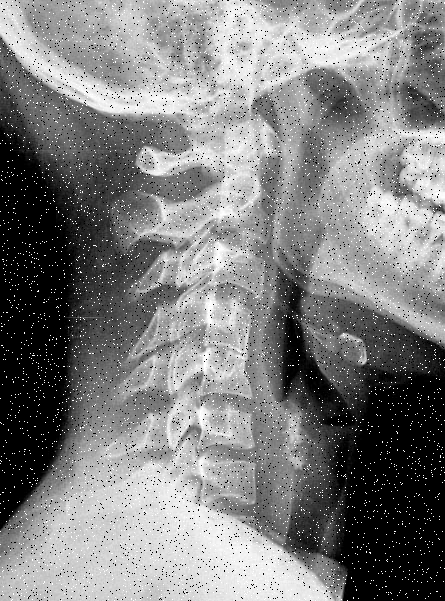
#> input picture P&E11/noisy_radiography.png, 445 x 601 px
$ python Ex11.py
#> lines starting #> are read from the running program, lines starting #| are printed output that depends on the picture; after the words box and inside, x2 and y2 are one past the last pixel; in counts of white or black regions, pixels touching at a corner belong together
import cv2
import numpy as np

initial_image = cv2.imread('noisy_radiography.png', 0)
#> initial_image is the input picture: shape (601, 445); min 0, max 255, mean 127.6
m, n = initial_image.shape
#> m = 601; n = 445
filtered_image = np.zeros([m, n])

# Loop 'for' to change pixels in the first row

cte_row = 0
for column2 in range(0, n - 1):
    if column2 == 0:
        original_matrix2 = [initial_image[cte_row + 1, column2], initial_image[cte_row + 1, column2 + 1], initial_image[cte_row, column2 + 1], initial_image[cte_row, column2]]
        minimum2 = min(original_matrix2)
        filtered_image[cte_row, column2] = minimum2

    elif column2 == n - 1:
        original_matrix3 = [initial_image[cte_row , column2 - 1], initial_image[cte_row, column2], initial_image[cte_row + 1, column2 - 1], initial_image[cte_row + 1, column2]]
        minimum3 = min(original_matrix3)
        filtered_image[cte_row, column2] = minimum3

    else:
        original_matrix4 = [initial_image[cte_row, column2 - 1], initial_image[cte_row, column2], initial_image[cte_row, column2 + 1], initial_image[cte_row + 1, column2 - 1], initial_image[cte_row + 1, column2], initial_image[cte_row + 1, column2 + 1]]
        minimum4 = min(original_matrix4)
        filtered_image[cte_row, column2] = minimum4
#> this loop made 444 passes
#> (original_matrix4, minimum4) on passes 2 to 13: ([218, 214, 213, 223, 218, 216], 213), ([214, 213, 216, 218, 216, 217], 213), ([213, 216, 214, 216, 217, 216], 213), ([216, 214, 209, 217, 216, 212], 209), ([214, 209, 207, 216, 212, 210], 207), ([209, 207, 210, 212, 210, 211], 207), ([207, 210, 209, 210, 211, 216], 207), ([210, 209, 214, 211, 216, 217], 209), ([209, 214, 209, 216, 217, 209], 209), ([214, 209, 201, 217, 209, 201], 201), ([209, 201, 203, 209, 201, 255], 201), ([201, 203, 202, 201, 255, 198], 198)
#> (original_matrix2, minimum2) on pass 1: ([223, 218, 214, 218], 214)
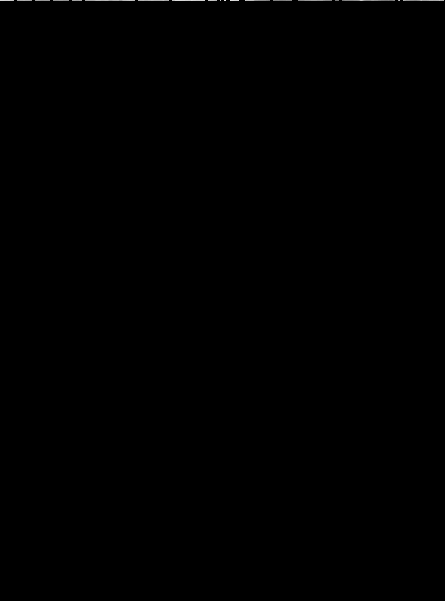
#> filtered_image: shape (601, 445) float64; min 0, max 230, mean 0.2


# Loop 'for' to change pixels in the last row

cte_row2 = m - 1
#> cte_row2 = 600
for column3 in range(0, n - 1):
    if column3 == 0:
        original_matrix7 = [initial_image[cte_row2 - 1, column3], initial_image[cte_row2, column3], initial_image[cte_row2 - 1 , column3 + 1], initial_image[cte_row2, column3 + 1]]
        minimum7 = min(original_matrix7)
        filtered_image[cte_row2, column3] = minimum7

    elif column3 == n - 1:
        original_matrix3 = [initial_image[cte_row2 , column3 - 1], initial_image[cte_row2, column3], initial_image[cte_row2 -1, column3 - 1], initial_image[cte_row2 - 1, column3]]
        minimum3 = min(original_matrix3)
        filtered_image[cte_row2, column3] = minimum3

    else:
        original_matrix4 = [initial_image[cte_row2, column3 - 1], initial_image[cte_row2, column3], initial_image[cte_row2, column3 + 1], initial_image[cte_row2 - 1, column3 - 1], initial_image[cte_row2 - 1, column3], initial_image[cte_row2 - 1, column3 + 1]]
        minimum4 = min(original_matrix4)
        filtered_image[cte_row2, column3] = minimum4
#> this loop made 444 passes
#> (original_matrix4, minimum4) on passes 2 to 13: ([186, 193, 190, 187, 185, 190], 185), ([193, 190, 181, 185, 190, 189], 181), ([190, 181, 182, 190, 189, 180], 180), ([181, 182, 183, 189, 180, 182], 180), ([182, 183, 184, 180, 182, 191], 180), ([183, 184, 189, 182, 191, 193], 182), ([184, 189, 189, 191, 193, 183], 183), ([189, 189, 184, 193, 183, 188], 183), ([189, 184, 201, 183, 188, 196], 183), ([184, 201, 255, 188, 196, 200], 184), ([201, 255, 195, 196, 200, 255], 195), ([255, 195, 192, 200, 255, 196], 192)
#> (original_matrix7, minimum7) on pass 1: ([187, 186, 185, 193], 185)
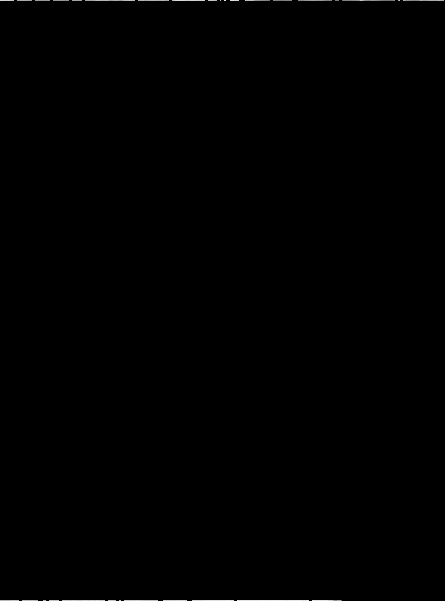
#> filtered_image: shape (601, 445) float64; 0.11% of pixels changed, all inside (x1, y1, x2, y2) = (0, 600, 343, 601)


# Loop 'for' to change pixels in the first column

cte_column = 0
for row in range(1, m - 1):
    original_matrix5 = [initial_image[row, cte_column], initial_image[row, cte_column + 1], initial_image[row + 1, cte_column], initial_image[row + 1, cte_column + 1], initial_image[row - 1, cte_column], initial_image[row - 1, cte_column + 1]]
    minimum5 = min(original_matrix5)
    filtered_image[row, cte_column] = minimum5
#> this loop made 599 passes
#> (original_matrix5, minimum5) on passes 1 to 3: ([223, 218, 229, 232, 218, 214], 214), ([229, 232, 227, 0, 223, 218], 0), ([227, 0, 234, 229, 229, 232], 0)
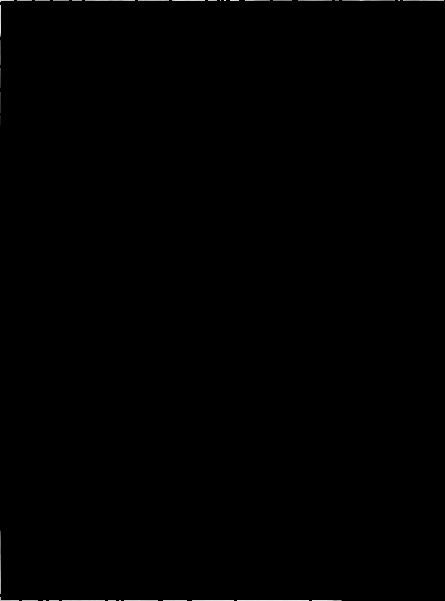
#> filtered_image: shape (601, 445) float64; 0.07% of pixels changed, all inside (x1, y1, x2, y2) = (0, 1, 1, 600)


# Loop 'for' to change pixels in the last column

cte_column = n - 1
#> cte_column = 444
for row in range(1, m - 1):
    original_matrix6 = [initial_image[row, cte_column], initial_image[row, cte_column - 1], initial_image[row + 1, cte_column], initial_image[row + 1, cte_column - 1], initial_image[row - 1, cte_column], initial_image[row - 1, cte_column - 1]]
    minimum6 = min(original_matrix6)
    filtered_image[row, cte_column] = minimum6
#> this loop made 599 passes
#> (original_matrix6, minimum6) on passes 1 to 3: ([176, 176, 255, 163, 173, 173], 163), ([255, 163, 255, 156, 176, 176], 156), ([255, 156, 153, 153, 255, 163], 153)
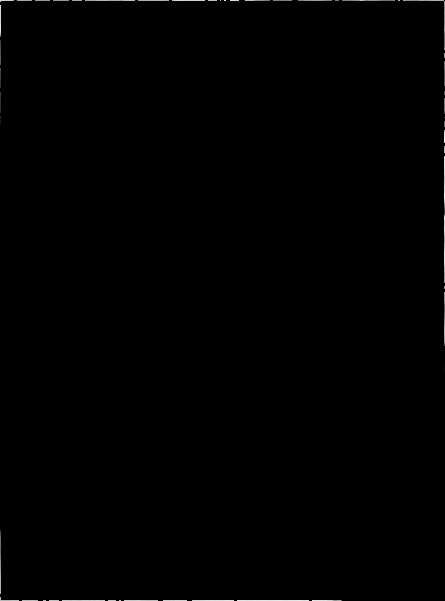
#> filtered_image: shape (601, 445) float64; 0.13% of pixels changed, all inside (x1, y1, x2, y2) = (444, 1, 445, 379)


# Loops 'for' to change pixels that not belong to the borders

for row in range(1, m - 1):
    for column in range(1, n - 1):
        original_matrix = [initial_image[row - 1, column - 1], initial_image[row - 1, column], initial_image[row - 1, column + 1],
                           initial_image[row, column - 1], initial_image[row, column], initial_image[row, column + 1],
                           initial_image[row + 1, column - 1], initial_image[row + 1, column], initial_image[row + 1, column + 1]]

        minumum = min(original_matrix)
        filtered_image[row, column] = minumum
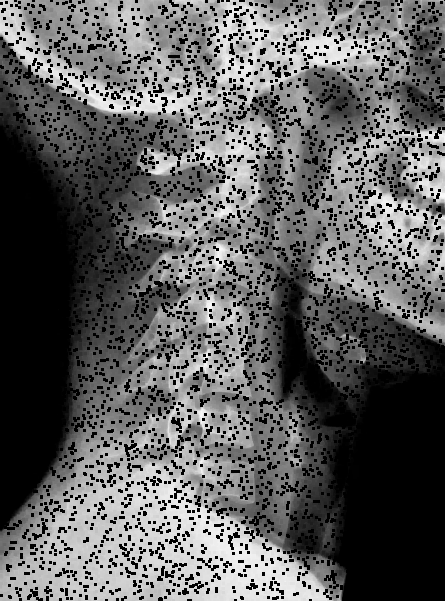
#> filtered_image: shape (601, 445) float64; min 0, max 252, mean 94.8


filtered_image = filtered_image.astype(np.uint8)
cv2.imshow('filtered_with_minimum.png', filtered_image)


cv2.waitKey(0)
cv2.destroyAllWindows()
